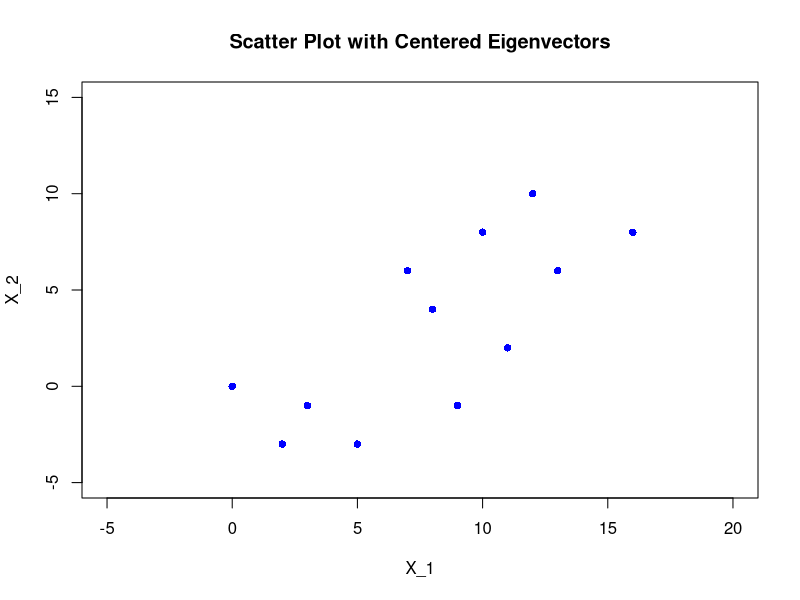

R code for this plot: (Note: this script raises an error after producing the figure.)
# Create the dataset
x_1 <- c(16, 12, 13, 11, 10, 9, 8, 7, 5, 3, 2, 0)
x_2 <- c(8, 10, 6, 2, 8, -1, 4, 6, -3, -1, -3, 0)

# Calculate the means of x_1 and x_2
mean_x_1 <- mean(x_1)
mean_x_2 <- mean(x_2)

# Combine the data into a matrix
data_matrix <- cbind(x_1, x_2)

# Compute the eigenvectors
eigen_result <- eigen(cov(data_matrix))  # Compute eigenvectors of the covariance matrix

# Extract the eigenvectors
eigenvector_1 <- eigen_result$vectors[, 1]*5
eigenvector_2 <- eigen_result$vectors[, 2]*5

# Create a scatter plot
plot(x_1, x_2, 
     type = "p",        # Use points for the plot
     pch = 16,          # Set the point shape to filled circles
     col = "blue",      # Set the point color
     xlim = c(-5, 20),  # Set the x-axis limits
     ylim = c(-5, 15),  # Set the y-axis limits
     xlab = "X_1",      # Label for the x-axis
     ylab = "X_2",      # Label for the y-axis
     main = "Scatter Plot with Centered Eigenvectors")  # Title of the plot

# Add labels (letters) to each point
text(x_1, x_2, labels = labels, pos = 3)




# Add axis lines in origin
abline(h = 0, v = 0, col = "gray")

################################


# Plot the centered eigenvectors as lines with arrows at the end
arrows(mean_x_1, mean_x_2, 
       mean_x_1 - eigenvector_1[1], mean_x_2 - eigenvector_1[2], 
       col = "red", lwd = 2, length = 0.1)
arrows(mean_x_1, mean_x_2, 
       mean_x_1 - eigenvector_2[1], mean_x_2 - eigenvector_2[2], 
       col = "green", lwd = 2, length = 0.1)


#################################

# Perform Principal Component Analysis (PCA)
pca_result <- prcomp(data_matrix, scale = TRUE)

# Project the original points onto the first two principal components
projected_points <- pca_result$x[, 1:2]

# Create a scatter plot in PCA coordinates
plot(projected_points, 
     type = "p",        # Use points for the plot
     pch = 16,          # Set the point shape to filled circles
     col = "blue",      # Set the point color
     xlim = c(-5, 5),   # Set the x-axis limits
     ylim = c(-5, 5),   # Set the y-axis limits
     xlab = "PC1",      # Label for the x-axis (PC1)
     ylab = "PC2",      # Label for the y-axis (PC2)
     main = "PCA Plot of Dataset")  # Title of the plot

# Add labels (letters) to each point
text(projected_points[, 1], projected_points[, 2], labels = labels, pos = 3)

# Add axis lines in origin
abline(h = 0, v = 0, col = "gray")



###################################

